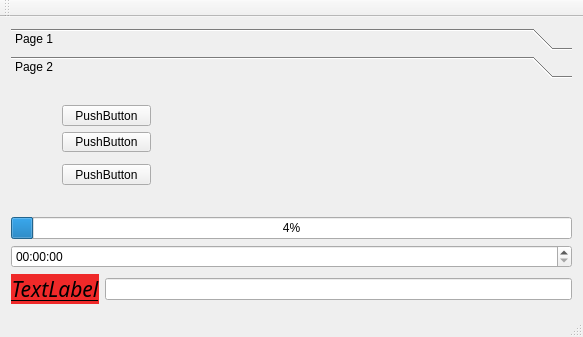
<?xml version="1.0" encoding="UTF-8"?>
<ui version="4.0">
 <class>MainWindow</class>
 <widget class="QMainWindow" name="MainWindow">
  <property name="geometry">
   <rect>
    <x>0</x>
    <y>0</y>
    <width>583</width>
    <height>337</height>
   </rect>
  </property>
  <property name="minimumSize">
   <size>
    <width>583</width>
    <height>337</height>
   </size>
  </property>
  <property name="maximumSize">
   <size>
    <width>583</width>
    <height>337</height>
   </size>
  </property>
  <property name="windowTitle">
   <string>MainWindow</string>
  </property>
  <widget class="QWidget" name="centralWidget">
   <layout class="QVBoxLayout" name="verticalLayout_3">
    <item>
     <widget class="QToolBox" name="toolBox">
      <property name="currentIndex">
       <number>1</number>
      </property>
      <widget class="QWidget" name="page">
       <property name="geometry">
        <rect>
         <x>0</x>
         <y>0</y>
         <width>565</width>
         <height>92</height>
        </rect>
       </property>
       <attribute name="label">
        <string>Page 1</string>
       </attribute>
       <widget class="QWidget" name="">
        <property name="geometry">
         <rect>
          <x>31</x>
          <y>11</y>
          <width>91</width>
          <height>89</height>
         </rect>
        </property>
        <layout class="QVBoxLayout" name="verticalLayout">
         <item>
          <widget class="QPushButton" name="pushButton">
           <property name="text">
            <string>PushButton</string>
           </property>
          </widget>
         </item>
         <item>
          <widget class="QPushButton" name="pushButton_3">
           <property name="text">
            <string>PushButton</string>
           </property>
          </widget>
         </item>
         <item>
          <widget class="QPushButton" name="pushButton_2">
           <property name="text">
            <string>PushButton</string>
           </property>
          </widget>
         </item>
        </layout>
       </widget>
      </widget>
      <widget class="QWidget" name="page_2">
       <property name="geometry">
        <rect>
         <x>0</x>
         <y>0</y>
         <width>565</width>
         <height>92</height>
        </rect>
       </property>
       <attribute name="label">
        <string>Page 2</string>
       </attribute>
       <widget class="QPushButton" name="pushButton_4">
        <property name="geometry">
         <rect>
          <x>51</x>
          <y>21</y>
          <width>89</width>
          <height>21</height>
         </rect>
        </property>
        <property name="text">
         <string>PushButton</string>
        </property>
       </widget>
       <widget class="QPushButton" name="pushButton_5">
        <property name="geometry">
         <rect>
          <x>51</x>
          <y>48</y>
          <width>89</width>
          <height>20</height>
         </rect>
        </property>
        <property name="text">
         <string>PushButton</string>
        </property>
       </widget>
       <widget class="QPushButton" name="pushButton_6">
        <property name="geometry">
         <rect>
          <x>51</x>
          <y>80</y>
          <width>89</width>
          <height>21</height>
         </rect>
        </property>
        <property name="text">
         <string>PushButton</string>
        </property>
       </widget>
      </widget>
     </widget>
    </item>
    <item>
     <layout class="QVBoxLayout" name="verticalLayout_2">
      <item>
       <widget class="QProgressBar" name="progressBar">
        <property name="value">
         <number>4</number>
        </property>
        <property name="orientation">
         <enum>Qt::Horizontal</enum>
        </property>
       </widget>
      </item>
      <item>
       <widget class="QTimeEdit" name="timeEdit"/>
      </item>
     </layout>
    </item>
    <item>
     <layout class="QHBoxLayout" name="horizontalLayout">
      <item>
       <widget class="QLabel" name="label">
        <property name="font">
         <font>
          <family>aakar</family>
          <pointsize>16</pointsize>
          <weight>50</weight>
          <italic>true</italic>
          <bold>false</bold>
          <underline>true</underline>
         </font>
        </property>
        <property name="styleSheet">
         <string notr="true">background-color: rgb(239, 41, 41);
font: italic 16pt &quot;aakar&quot;;</string>
        </property>
        <property name="text">
         <string>TextLabel</string>
        </property>
        <property name="alignment">
         <set>Qt::AlignCenter</set>
        </property>
       </widget>
      </item>
      <item>
       <widget class="QLineEdit" name="lineEdit">
        <property name="sizePolicy">
         <sizepolicy hsizetype="Expanding" vsizetype="Fixed">
          <horstretch>0</horstretch>
          <verstretch>0</verstretch>
         </sizepolicy>
        </property>
       </widget>
      </item>
     </layout>
    </item>
   </layout>
  </widget>
  <widget class="QMenuBar" name="menuBar">
   <property name="geometry">
    <rect>
     <x>0</x>
     <y>0</y>
     <width>583</width>
     <height>28</height>
    </rect>
   </property>
  </widget>
  <widget class="QToolBar" name="mainToolBar">
   <attribute name="toolBarArea">
    <enum>TopToolBarArea</enum>
   </attribute>
   <attribute name="toolBarBreak">
    <bool>false</bool>
   </attribute>
  </widget>
  <widget class="QStatusBar" name="statusBar"/>
 </widget>
 <layoutdefault spacing="6" margin="11"/>
 <resources/>
 <connections/>
</ui>
